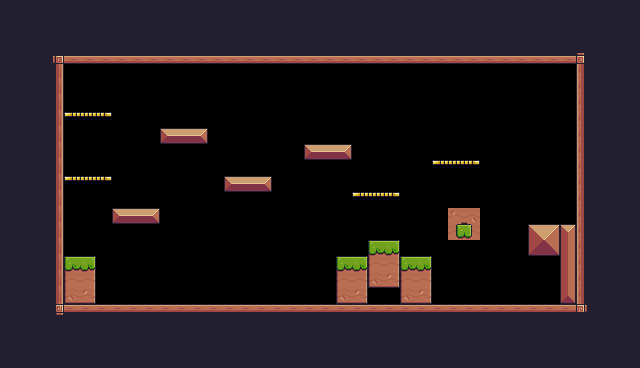

This is a level from a 2D game, rendered from its Tiled map with the project's own tilesets. A one-line summary and the complete map file follow:
An orthogonal 40x23 tile map with 16x16 px tiles, 1 tile layer (Background) and 34 objects (15x Collisions, 10x Fruit, 4x Platform, 2x Saw, Player, ...).

<map version="1.10" tiledversion="1.10.2" orientation="orthogonal" renderorder="right-down" width="40" height="23" tilewidth="16" tileheight="16" infinite="0" nextlayerid="6" nextobjectid="46">
 <tileset firstgid="1" source="Pixel Adventure.tsx" />
 <layer id="1" name="Background" width="40" height="23">
  <data encoding="csv">
24,24,24,24,24,24,24,24,24,24,24,24,24,24,24,24,24,24,24,24,24,24,24,24,24,24,24,24,24,24,24,24,24,24,24,24,24,24,24,24,
24,24,24,24,24,24,24,24,24,24,24,24,24,24,24,24,24,24,24,24,24,24,24,24,24,24,24,24,24,24,24,24,24,24,24,24,24,24,24,24,
24,24,24,24,24,24,24,24,24,24,24,24,24,24,24,24,24,24,24,24,24,24,24,24,24,24,24,24,24,24,24,24,24,24,24,24,24,24,24,24,
24,24,24,92,134,134,134,134,134,134,134,134,134,134,134,134,134,134,134,134,134,134,134,134,134,134,134,134,134,134,134,134,134,134,134,134,93,24,24,24,
24,24,24,113,0,0,0,0,0,0,0,0,0,0,0,0,0,0,0,0,0,0,0,0,0,0,0,0,0,0,0,0,0,0,0,0,111,24,24,24,
24,24,24,113,0,0,0,0,0,0,0,0,0,0,0,0,0,0,0,0,0,0,0,0,0,0,0,0,0,0,0,0,0,0,0,0,111,24,24,24,
24,24,24,113,0,0,0,0,0,0,0,0,0,0,0,0,0,0,0,0,0,0,0,0,0,0,0,0,0,0,0,0,0,0,0,0,111,24,24,24,
24,24,24,113,18,19,20,0,0,0,0,0,0,0,0,0,0,0,0,0,0,0,0,0,0,0,0,0,0,0,0,0,0,0,0,0,111,24,24,24,
24,24,24,113,0,0,0,0,0,0,13,14,15,0,0,0,0,0,0,0,0,0,0,0,0,0,0,0,0,0,0,0,0,0,0,0,111,24,24,24,
24,24,24,113,0,0,0,0,0,0,0,0,0,0,0,0,0,0,0,13,14,15,0,0,0,0,0,0,0,0,0,0,0,0,0,0,111,24,24,24,
24,24,112,113,0,0,0,0,0,0,0,0,0,0,0,0,0,0,0,0,0,0,0,0,0,0,0,18,19,20,0,0,0,0,0,0,111,24,24,24,
24,24,112,113,18,19,20,0,0,0,0,0,0,0,13,14,15,0,0,0,0,0,0,0,0,0,0,0,0,0,0,0,0,0,0,0,111,24,24,24,
24,24,112,113,0,0,0,0,0,0,0,0,0,0,0,0,0,0,0,0,0,0,18,19,20,0,0,0,0,0,0,0,0,0,0,0,111,24,24,24,
24,24,112,113,0,0,0,13,14,15,0,0,0,0,0,0,0,0,0,0,0,0,0,0,0,0,0,0,10,11,0,0,0,0,0,0,111,24,24,24,
24,24,24,113,0,0,0,0,0,0,0,0,0,0,0,0,0,0,0,0,0,0,0,0,0,0,0,0,32,33,0,0,0,36,37,16,111,24,24,24,
24,24,24,113,0,0,0,0,0,0,0,0,0,0,0,0,0,0,0,0,0,0,0,7,9,0,0,0,0,0,0,0,0,58,59,38,111,24,24,24,
24,24,24,113,7,9,0,0,0,0,0,0,0,0,0,0,0,0,0,0,0,7,9,29,31,7,9,0,0,0,0,0,0,0,0,38,111,24,24,24,
24,24,24,113,29,31,0,0,0,0,0,0,0,0,0,0,0,0,0,0,0,29,31,51,53,29,31,0,0,0,0,0,0,0,0,38,111,24,24,24,
24,24,24,113,51,53,0,0,0,0,0,0,0,0,0,0,0,0,0,0,0,51,53,0,0,51,53,0,0,0,0,0,0,0,0,60,111,24,24,24,
24,24,112,114,90,90,90,90,90,90,90,90,90,90,90,90,90,90,90,90,90,90,90,90,90,90,90,90,90,90,90,90,90,90,90,90,115,24,24,24,
24,24,112,112,112,112,112,24,24,24,24,24,112,112,112,112,112,112,112,24,24,24,24,24,24,24,24,24,24,24,24,24,24,24,24,24,24,24,24,24,
24,24,24,24,24,24,24,24,24,24,24,24,24,24,24,24,24,24,24,24,24,24,24,24,24,24,24,24,24,24,24,24,24,24,24,24,24,24,24,24,
24,24,24,24,24,24,24,24,24,24,24,24,24,24,24,24,24,24,24,24,24,24,24,24,24,24,24,24,24,24,24,24,24,24,24,24,24,24,24,24
</data>
 </layer>
 <objectgroup id="3" name="Collisions">
  <object id="3" type="Collisions" x="48" y="48" width="16" height="256" />
  <object id="4" type="Collisions" x="64" y="48" width="528" height="16" />
  <object id="5" type="Collisions" x="576" y="64" width="16" height="256" />
  <object id="6" type="Collisions" x="48" y="304" width="528" height="16" />
  <object id="8" type="Collisions" x="64" y="256" width="32" height="48" />
  <object id="10" type="Collisions" x="224" y="176" width="48" height="16" />
  <object id="12" type="Platform" x="432" y="160" width="48" height="16" />
  <object id="13" type="Platform" x="64" y="176" width="48" height="16" />
  <object id="14" type="Collisions" x="304" y="144" width="48" height="16" />
  <object id="15" type="Collisions" x="112" y="208" width="48" height="16" />
  <object id="16" type="Platform" x="64" y="112" width="48" height="16" />
  <object id="18" type="Platform" x="352" y="192" width="48" height="16" />
  <object id="34" type="Collisions" x="528" y="224" width="32" height="32" />
  <object id="35" type="Collisions" x="560" y="224" width="16" height="80" />
  <object id="36" type="Collisions" x="400" y="256" width="32" height="48" />
  <object id="37" type="Collisions" x="368" y="240" width="32" height="48" />
  <object id="38" type="Collisions" x="336" y="256" width="32" height="48" />
  <object id="39" type="Collisions" x="160" y="128" width="48" height="16" />
  <object id="40" type="Collisions" x="448" y="208" width="32" height="32" />
 </objectgroup>
 <objectgroup id="2" name="Spawnpoints">
  <object id="1" name="Player" type="Player" x="64" y="224" width="32" height="32" />
  <object id="19" name="Bananas" type="Fruit" x="80" y="80" width="32" height="32" />
  <object id="20" name="Cherries" type="Fruit" x="64" y="144" width="32" height="32" />
  <object id="21" name="Apple" type="Fruit" x="112" y="176" width="32" height="32" />
  <object id="22" name="Apple" type="Fruit" x="176" y="96" width="32" height="32" />
  <object id="23" name="Cherries" type="Fruit" x="224" y="144" width="32" height="32" />
  <object id="24" name="Cherries" type="Fruit" x="272" y="96" width="32" height="32" />
  <object id="25" name="Orange" type="Fruit" x="352" y="160" width="32" height="32" />
  <object id="26" name="Apple" type="Fruit" x="448" y="128" width="32" height="32" />
  <object id="27" name="Bananas" type="Fruit" x="368" y="96" width="32" height="32" />
  <object id="28" name="Orange" type="Fruit" x="240" y="208" width="32" height="32" />
  <object id="30" type="Saw" x="528" y="144" width="32" height="32">
   <properties>
    <property name="isVertical" type="bool" value="true" />
    <property name="offNeg" type="float" value="4" />
    <property name="offPos" type="float" value="3" />
   </properties>
  </object>
  <object id="32" type="Checkpoint" x="512" y="160" width="64" height="64" />
  <object id="33" type="Saw" x="480" y="256" width="32" height="32">
   <properties>
    <property name="isVertical" type="bool" value="true" />
    <property name="offNeg" type="float" value="3" />
    <property name="offPos" type="float" value="1" />
   </properties>
  </object>
  <object id="45" name="Trampoline" type="Trampoline" x="240" y="272" width="32" height="32">
   <properties>
    <property name="offNeg" type="float" value="10" />
    <property name="offPos" type="float" value="5" />
   </properties>
  </object>
 </objectgroup>
</map>
